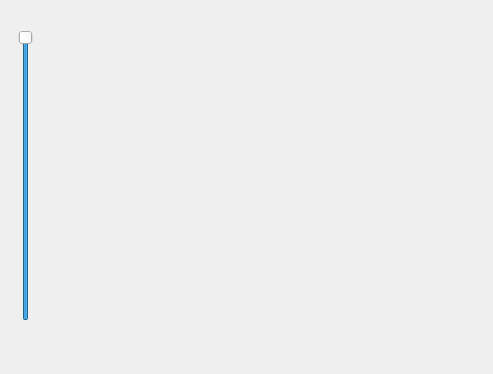
<?xml version="1.0" encoding="UTF-8"?>
<ui version="4.0">
 <class>Form</class>
 <widget class="QWidget" name="Form">
  <property name="geometry">
   <rect>
    <x>0</x>
    <y>0</y>
    <width>493</width>
    <height>374</height>
   </rect>
  </property>
  <property name="windowTitle">
   <string>Form</string>
  </property>
  <widget class="QSlider" name="alpha">
   <property name="geometry">
    <rect>
     <x>10</x>
     <y>30</y>
     <width>31</width>
     <height>291</height>
    </rect>
   </property>
   <property name="minimum">
    <number>0</number>
   </property>
   <property name="maximum">
    <number>99</number>
   </property>
   <property name="sliderPosition">
    <number>99</number>
   </property>
   <property name="orientation">
    <enum>Qt::Vertical</enum>
   </property>
  </widget>
  <widget class="QLabel" name="label">
   <property name="geometry">
    <rect>
     <x>80</x>
     <y>30</y>
     <width>381</width>
     <height>311</height>
    </rect>
   </property>
   <property name="text">
    <string>&lt;html&gt;&lt;head/&gt;&lt;body&gt;&lt;p align=&quot;center&quot;&gt;&lt;br/&gt;&lt;/p&gt;&lt;/body&gt;&lt;/html&gt;</string>
   </property>
  </widget>
 </widget>
 <resources/>
 <connections/>
</ui>
